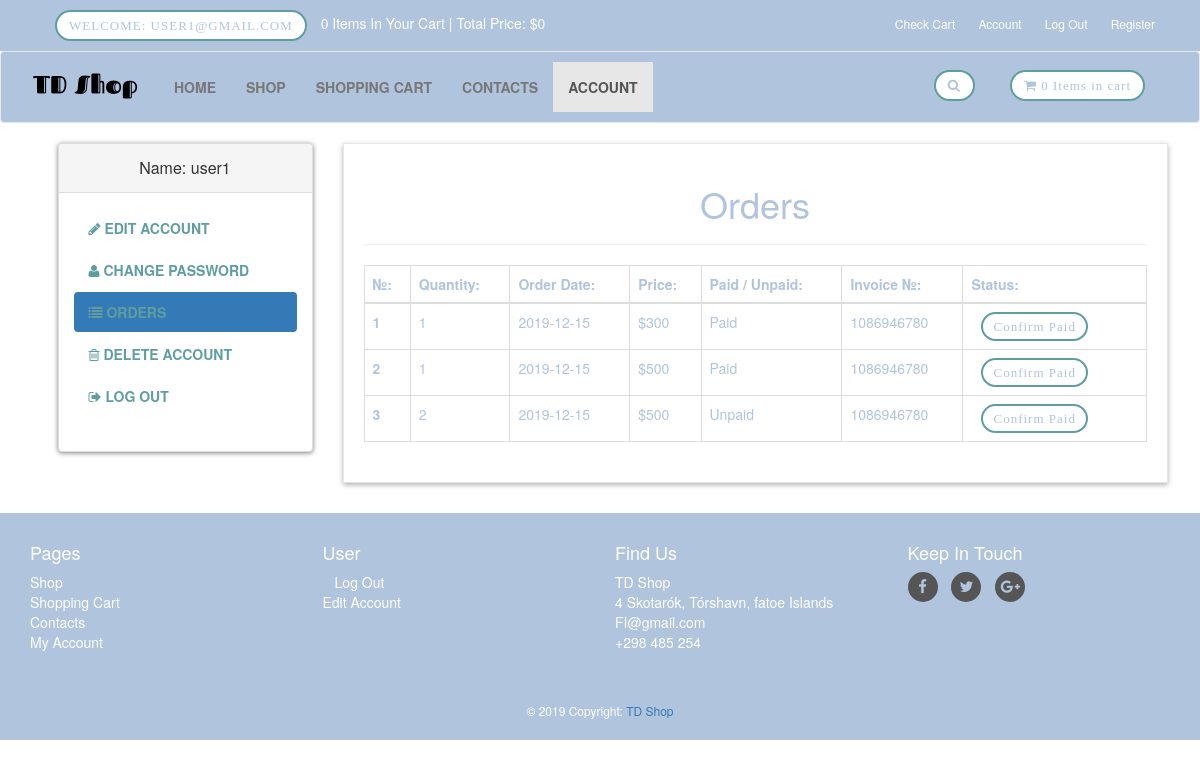
Screenshot of /customer/account.php?orders (signed in) with the database file from the repository.
### tables this page shows
CREATE TABLE `customers` (
  `customer_id` int(10) NOT NULL,
  `customer_name` varchar(255) NOT NULL,
  `customer_phone` varchar(255) NOT NULL,
  `customer_email` varchar(255) NOT NULL,
  `customer_address` text NOT NULL,
  `customer_city` text NOT NULL,
  `customer_country` text NOT NULL,
  `customer_pass` varchar(255) NOT NULL,
  `customer_ip` varchar(100) NOT NULL
);

CREATE TABLE `customer_orders` (
  `order_id` int(10) NOT NULL,
  `customer_id` int(10) NOT NULL,
  `qty` int(10) NOT NULL,
  `order_date` date NOT NULL,
  `price` int(100) NOT NULL,
  `order_status` text NOT NULL,
  `invoice_no` int(100) NOT NULL
);

### customer/orders.php (the view)
<center>
    <h1>Orders </h1>
</center>
<hr>
<div class="table-responsive">
    <table class="table table-bordered table-hover">
        <thead>
            <tr>
                <th> №: </th>
                <th> Quantity: </th>
                <th> Order Date:</th>
                <th> Price: </th>
                <th> Paid / Unpaid: </th>
                <th> Invoice №: </th>
                <th> Status: </th>
            </tr>
        </thead>
        <tbody>
            <?php
            $customer_session = $_SESSION['customer_email'];
            $get_customer = "select * from customers where customer_email='$customer_session'";
            $run_customer = mysqli_query($con,$get_customer);
            $row_customer = mysqli_fetch_array($run_customer);
            $customer_id = $row_customer['customer_id'];
            $get_orders = "select * from customer_orders where customer_id='$customer_id'";
            $run_orders = mysqli_query($con,$get_orders);
            $i = 0;
            while($row_orders = mysqli_fetch_array($run_orders)){
                $order_id = $row_orders['order_id'];
                $qty = $row_orders['qty'];
                $order_date = substr($row_orders['order_date'],0,11);
                $get_price = $row_orders['price'];
                $order_status = $row_orders['order_status'];
                $invoice_no = $row_orders['invoice_no'];
                $i++;
                if($order_status=='pending'){
                    $order_status = 'Unpaid';
                }else{
                    $order_status = 'Paid';
                }
            ?>
            <tr>
                <th> <?php echo $i; ?> </th>
                <td> <?php echo $qty; ?> </td>
                <td> <?php echo $order_date; ?> </td>
                <td> $<?php echo $get_price; ?> </td>
                <td> <?php echo $order_status; ?> </td>
                <td> <?php echo $invoice_no; ?> </td>
                <td>
                    <a href="confirm.php?order_id=<?php echo $order_id; ?>" target="_blank" class="btn btn-primary btn-sm"> Confirm Paid </a>
                </td>
            </tr>
            <?php } ?>
        </tbody>
    </table>
</div>

### customer/sidebar1.php
<div class="panel panel-default sidebar-menu">
    <div class="panel-heading">
        <?php
        $customer_session = $_SESSION['customer_email'];
        $get_customer = "select * from customers where customer_email='$customer_session'";
        $run_customer = mysqli_query($con,$get_customer);
        $row_customer = mysqli_fetch_array($run_customer);
        $customer_name = $row_customer['customer_name'];
        if(!isset($_SESSION['customer_email'])){
        }else{
            echo "
                <h3 class='panel-title' align='center'>
                    Name: $customer_name
                </h3>
            ";
        }
        ?>
    </div>
    <div class="panel-body">
        <ul class="nav-pills nav-stacked nav category-menu">
            <li class="<?php if(isset($_GET['edit_acc'])){ echo "active"; } ?>">
                <a href="account.php?edit_acc">
                    <i class="fa fa-pencil"></i> Edit Account
                </a>
            </li>
            <li class="<?php if(isset($_GET['change_pass'])){ echo "active"; } ?>">
                <a href="account.php?change_pass">
                    <i class="fa fa-user"></i> Change Password
                </a>
            </li>
            <li class="<?php if(isset($_GET['orders'])){ echo "active"; } ?>">
                <a href="account.php?orders">
                    <i class="fa fa-list"></i> Orders
                </a>
            </li>
            <li class="<?php if(isset($_GET['delete_account'])){ echo "active"; } ?>">
                <a href="account.php?delete_account">
                    <i class="fa fa-trash-o"></i> Delete Account
                </a>
            </li>
            <li>
                <a href="logout.php">
                    <i class="fa fa-sign-out"></i> Log Out
                </a>
            </li>
        </ul>
    </div>
</div>

### customer/styles/style.css (style rules this page uses)
body { font-size: 14px; line-height: 1.42857143; color: #B0C4DE; background: #ffffff; overflow-x: hidden; }
.btn { margin-left: 10px; margin-right: 10px; }
.btn-primary { font-family: Raleway-SemiBold; font-size: 13px; color: #B0C4DE; letter-spacing: 1px; line-height: 15px; border: 2px solid #5F9EA0; border-radius: 40px; background: transparent; background-color: #fff !important; transition: all 0.3s ease 0s; }
#content .panel.sidebar-menu { box-sizing: border-box; box-shadow: 0px 1px 5px rgba(0, 0, 0, .5); }
#content .panel.sidebar-menu ul.nav.category-menu { margin-bottom: 20px; }
#content .panel.sidebar-menu ul.nav.category-menu li a { text-transform: uppercase; font-weight: 600; color: #5F9EA0; }
#content .panel.sidebar-menu h3 { padding: 5px 0px; margin: 0px; }

### rows the page displays
customers: customer_name "user1"
customer_orders: qty "1", order_date "2019-12-15", price "300", order_status "Paid", invoice_no "1086946780"
customer_orders: qty "1", order_date "2019-12-15", price "500", order_status "Paid", invoice_no "1086946780"
customer_orders: qty "2", order_date "2019-12-15", price "500", order_status "Unpaid", invoice_no "1086946780"

### other values shown
$_SESSION['customer_email'] "USER1@GMAIL.COM"
$count_items "0 0"
$total "0"
